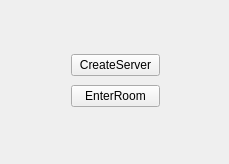
<?xml version="1.0" encoding="UTF-8"?>
<ui version="4.0">
 <class>MainWindow</class>
 <widget class="QMainWindow" name="MainWindow">
  <property name="geometry">
   <rect>
    <x>0</x>
    <y>0</y>
    <width>229</width>
    <height>164</height>
   </rect>
  </property>
  <property name="windowTitle">
   <string>MainWindow</string>
  </property>
  <widget class="QWidget" name="centralWidget">
   <widget class="QWidget" name="">
    <property name="geometry">
     <rect>
      <x>60</x>
      <y>40</y>
      <width>111</width>
      <height>81</height>
     </rect>
    </property>
    <layout class="QVBoxLayout" name="verticalLayout">
     <item>
      <widget class="QPushButton" name="pushButton_CreateServer">
       <property name="text">
        <string>CreateServer</string>
       </property>
      </widget>
     </item>
     <item>
      <widget class="QPushButton" name="pushButton_EnterRoom">
       <property name="text">
        <string>EnterRoom</string>
       </property>
      </widget>
     </item>
    </layout>
   </widget>
  </widget>
 </widget>
 <layoutdefault spacing="6" margin="11"/>
 <resources/>
 <connections/>
</ui>
